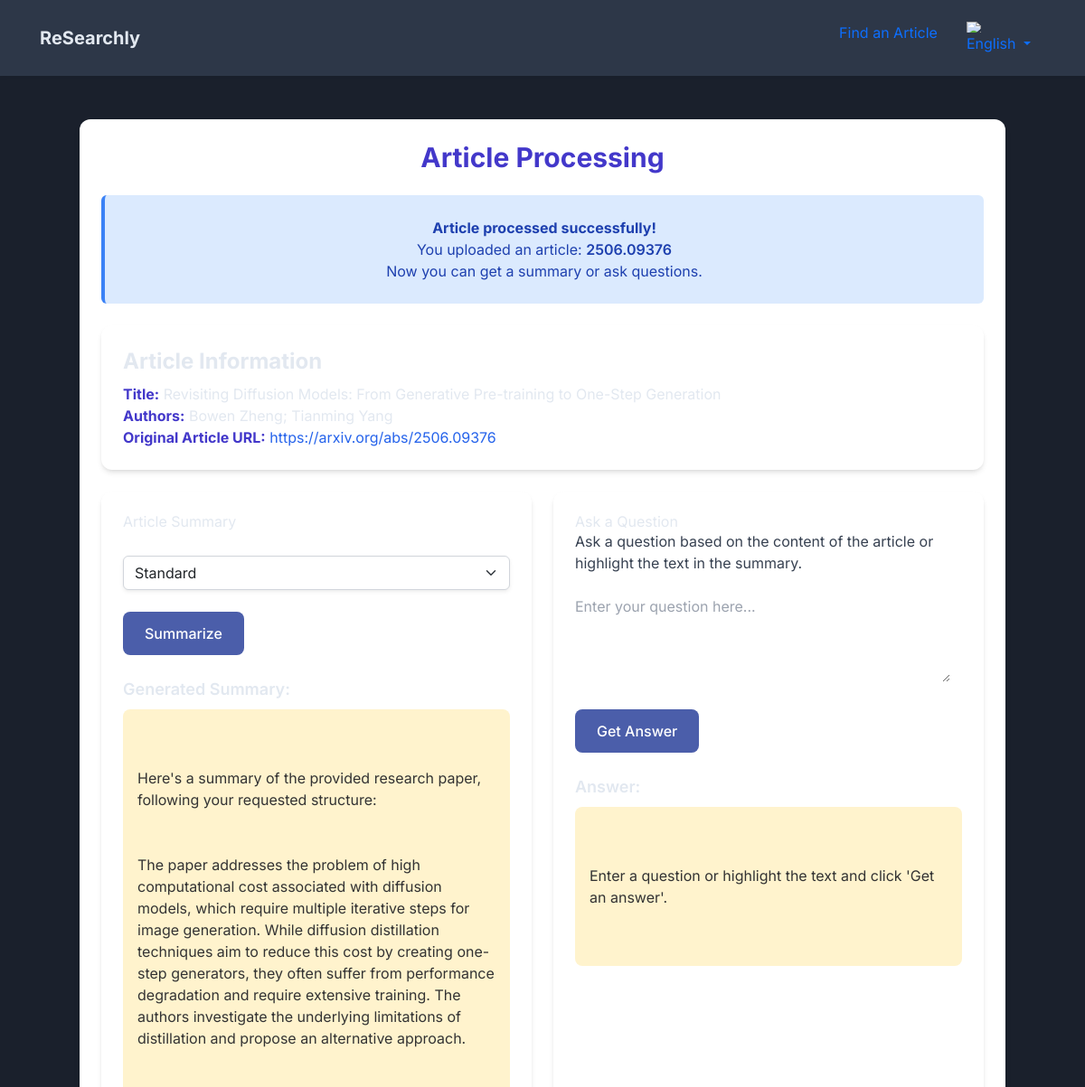
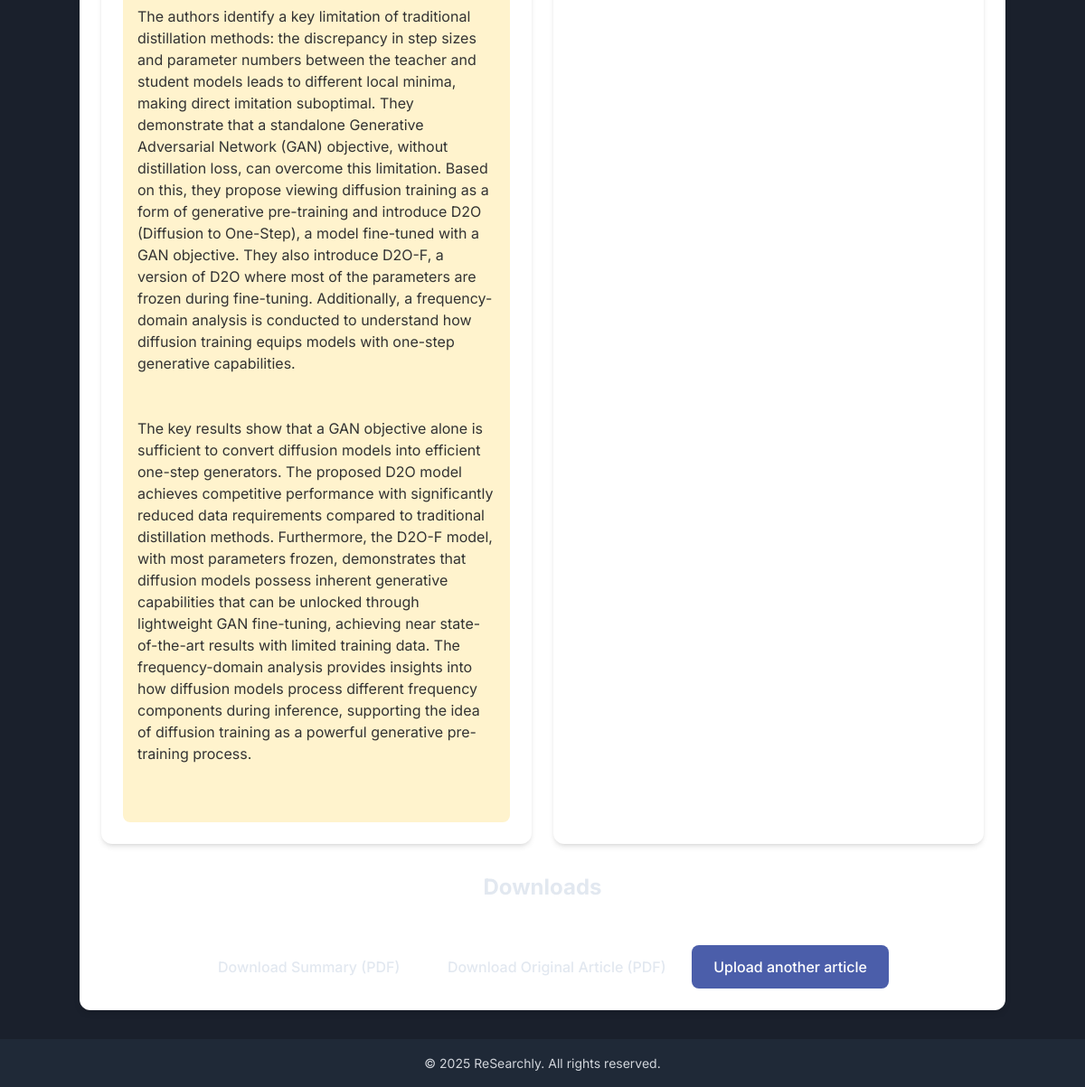
Page /papers/success/1/ on the committed database (2 pictures, top to bottom).
### papers/models.py (models this page shows, shortened)
class PaperSummary(models.Model):
    file_name = models.CharField(
        max_length=255,
        unique=True,
        help_text=_("Оригинальное имя файла загруженного PDF.")
    )
    text_content = models.TextField(
        help_text=_("Извлеченный текст из PDF.")
    )
    uploaded_at = models.DateTimeField(
        auto_now_add=True,
        help_text=_("Временная метка загрузки статьи.")
    )
    title = models.TextField(
        blank=True,
        null=True,
        help_text=_("Название, извлеченное из метаданных PDF.")
    )
    authors = models.TextField(
        blank=True,
        null=True,
        help_text=_("Авторы, извлеченные из метаданных PDF.")
    )
    url = models.URLField(
        blank=True,
        null=True,
        help_text=_("URL оригинальной статьи (например, ссылка на ArXiv).")
    )
    class Meta:
        verbose_name = _("Summary статьи")
        verbose_name_plural = _("Summaries статей")
        ordering = ['-uploaded_at']

class LocalizedPaperSummary(models.Model):
    paper_summary = models.ForeignKey(
        PaperSummary,
        on_delete=models.CASCADE,
        related_name='localized_summaries',
        help_text=_("Статья, к которой относится этот summary.")
    )
    language = models.CharField(
        max_length=10,
        help_text=_("Код языка summary (например, 'ru', 'en', 'uz').")
    )
    summary_text = models.TextField(
        help_text=_("Текст сгенерированного summary.")
    )
    summary_type = models.CharField(
        max_length=20,
        choices=[
            ('short', _('Короткий')),
            ('ordinary', _('Стандартный')),
            ('detailed', _('Подробный')),
        ],
        default='ordinary',
        help_text=_("Тип summary (короткий, стандартный или подробный).")
    )
    created_at = models.DateTimeField(
        auto_now_add=True,
        help_text=_("Временная метка создания summary.")
    )
    updated_at = models.DateTimeField(
        auto_now=True,
        help_text=_("Временная метка последнего обновления summary.")
    )
    class Meta:
        unique_together = ('paper_summary', 'language', 'summary_type')
        verbose_name = _("Локализованный summary статьи")
        verbose_name_plural = _("Локализованные summaries статей")
        ordering = ['-created_at']

### papers/views.py (the view, shortened to what this page needs)
# urls.py: path("success/<str:pk>/", views.upload_success, name="upload_success"),
def upload_success(request, pk):
    paper_summary_obj = get_object_or_404(PaperSummary, pk=pk)
    extracted_text = paper_summary_obj.text_content
    paper_filename = paper_summary_obj.file_name
    article_title = paper_summary_obj.title
    article_authors = paper_summary_obj.authors
    article_url = paper_summary_obj.url
    question_form = QuestionForm()
    answer_content = ""
    is_cached_paper = request.GET.get('cached_status', 'false') == 'true'
    summary_type = request.GET.get('summary_type', 'ordinary')
    current_active_language = get_language()
    summary_content = ""
    try:
        localized_summary = LocalizedPaperSummary.objects.get(
            paper_summary=paper_summary_obj,
            language=current_active_language,
            summary_type=summary_type
        )
        summary_content = localized_summary.summary_text
    except LocalizedPaperSummary.DoesNotExist:
        logger.info(f"PaperSummary {pk}: Кэшированный summary не найден для языка '{current_active_language}', тип '{summary_type}'.")
        summary_content = summarize_text_gemini(extracted_text, target_language=current_active_language, summary_type=summary_type)
        LocalizedPaperSummary.objects.create(
            paper_summary=paper_summary_obj,
            language=current_active_language,
            summary_text=summary_content,
            summary_type=summary_type
        )
        is_cached_paper = False
    return render(request, 'papers/upload_success.html', {
        'summary': summary_content,
        'extracted_text': extracted_text,
        'question_form': question_form,
        'answer': answer_content,
        'paper_filename': paper_filename,
        'current_language': current_active_language,
        'paper_pk': paper_summary_obj.pk,
        'is_cached_paper': is_cached_paper,
        'article_title': article_title,
        'article_authors': article_authors,
        'article_url': article_url,
        'summary_type': summary_type,
        'summary_types': [('short', _('Короткий')), ('ordinary', _('Стандартный')), ('detailed', _('Подробный'))],
        'related_papers': []
    })

### papers/forms.py
class QuestionForm(forms.Form):
    question = forms.CharField(
        label=_(""),
        widget=forms.Textarea(attrs={'rows': 4, 'placeholder': _('Введите ваш вопрос здесь...')}),
        max_length=500,
        required=True
    )

### papers/templates/papers/upload_success.html (shortened to what this page needs)
{% extends "base.html" %}
{% load static %}
{% load i18n %}
{% block content %}
<div class="container mt-5">
    <h1 class="text-3xl font-bold text-center mb-6 text-indigo-700">{% trans "Обработка статьи" %}</h1>
    <div class="mb-6 {% if is_cached_paper %}bg-green-100 border-green-500 text-green-800{% else %}bg-blue-100 border-blue-500 text-blue-800 text-center{% endif %} border-l-4 p-4 rounded-md">
        <p class="font-bold">
            {% if is_cached_paper %}
                {% trans "Статья загружена из кэша!" %}
            {% else %}
                {% trans "Статья обработана успешно!" %}
            {% endif %}
        </p>
        <p>{% trans "Вы загрузили статью:" %} <span class="font-semibold">{{ paper_filename }}</span></p>
        <p>{% trans "Теперь вы можете суммировать её или задать вопросы." %}</p>
    </div>
    <div class="bg-white rounded-xl shadow-md p-6 mb-6">
        <h2 class="text-2xl font-bold mb-2">{% trans "Информация о статье" %}</h2>
        {% if article_title %}
            <p><strong class="text-indigo-700">{% trans "Заголовок:" %}</strong> {{ article_title }}</p>
        {% else %}
            <p><strong class="text-indigo-700">{% trans "Заголовок:" %}</strong> {% trans "Недоступно" %}</p>
        {% endif %}
        {% if article_authors %}
            <p><strong class="text-indigo-700">{% trans "Авторы:" %}</strong> {{ article_authors }}</p>
        {% else %}
            <p><strong class="text-indigo-700">{% trans "Авторы:" %}</strong> {% trans "Недоступно" %}</p>
        {% endif %}
        {% if article_url %}
            <p><strong class="text-indigo-700">{% trans "Оригинальный URL статьи:" %}</strong> <a href="{{ article_url }}" target="_blank" class="text-blue-600 hover:underline">{{ article_url }}</a></p>
        {% else %}
            <p><strong class="text-indigo-700">{% trans "Оригинальный URL статьи:" %}</strong> {% trans "Недоступно" %}</p>
        {% endif %}
    </div>
    <div class="grid grid-cols-1 md:grid-cols-2 gap-6">
        <div class="p-6 bg-white rounded-xl shadow-md">
            <h2 class="section-title">{% trans "Суммаризация статьи" %}</h2>
            <br>
            <form method="post" action="{% url 'upload_success' pk=paper_pk %}" id="summarize-form">
                <div class="mb-4">
                    <select name="summary_type" id="summary_type" class="mt-1 block w-full border-gray-300 rounded-md shadow-sm focus:ring-indigo-500 focus:border-indigo-500 form-select">
                        {% for value, label in summary_types %}
                            <option value="{{ value }}" {% if summary_type == value %}selected{% endif %}>{{ label }}</option>
                        {% endfor %}
                    </select>
                </div>
                <button type="submit" class="button button-primary">
                    <span id="summarize-button-text">{% trans "Суммировать" %}</span>
                </button>
            </form>
            <div class="mt-6">
                <h3 class="font-semibold text-lg mb-2">{% trans "Полученное резюме:" %}</h3>
                <div id="summary-output" class="response-box whitespace-pre-line bg-yellow-50" style="user-select: text;">
                    {% if summary %}
                        {{ summary|linebreaks }}
                    {% else %}
                        <p class="text-gray-500">{% trans "Выберите тип summary и нажмите 'Суммировать', чтобы получить краткое изложение." %}</p>
                    {% endif %}
                </div>
            </div>
        </div>
        <div class="p-6 bg-white rounded-xl shadow-md">
            <h2 class="section-title">{% trans "Задать вопрос" %}</h2>
            <p class="mb-4 text-gray-700">{% trans "Задайте вопрос на основе содержимого статьи или выделите текст в резюме." %}</p>
            <form method="post" action="{% url 'upload_success' pk=paper_pk %}" id="question-form">
                {{ question_form.as_p }}
                <button type="submit" class="button button-primary mt-4">
                    <span id="answer-button-text">{% trans "Получить ответ" %}</span>
                </button>
            </form>
            <div class="mt-6">
                <h3 class="font-semibold text-lg mb-2">{% trans "Ответ:" %}</h3>
                <div id="answer-output" class="response-box whitespace-pre-line">
                    {% if answer %}
                        {{ answer|linebreaks }}
                    {% else %}
                        <p class="text-gray-500">{% trans "Введите вопрос или выделите текст и нажмите 'Получить ответ'." %}</p>
                    {% endif %}
                </div>
            </div>
        </div>
    </div>
    <div class="text-center mt-8 space-y-4">
        <h2 class="text-2xl font-bold mb-4">{% trans "Загрузки" %}</h2>
        <a href="{% url 'download_summary_pdf' pk=paper_pk %}?summary_type={{ summary_type }}" class="button button-secondary">
            {% trans "Скачать резюме (PDF)" %}
        </a>
        {% if paper_filename|slice:":8" != "crossref" %}
            <a href="{% url 'download_original_pdf' arxiv_id=paper_filename %}" target="_blank" class="button button-secondary">
                {% trans "Скачать оригинал статьи (PDF)" %}
            </a>
        {% else %}
            <a href="{{ article_url }}" target="_blank" class="button button-secondary">
                {% trans "Посетить страницу издателя" %}
            </a>
        {% endif %}
        <a href="{% url 'upload_paper' %}" class="button button-primary mt-4">{% trans "Загрузить другую статью" %}</a>
    </div>
</div>
{% endblock %}

### papers/templates/base.html (shortened to what this page needs)
{% load i18n static %}
<!DOCTYPE html>
<html lang="{{ LANGUAGE_CODE|default:'en' }}" dir="{% if LANGUAGE_CODE == 'uz' or LANGUAGE_CODE == 'ru' %}ltr{% else %}ltr{% endif %}">
<head>
    <link href="https://cdn.jsdelivr.net/npm/bootstrap@5.3.3/dist/css/bootstrap.min.css" rel="stylesheet">
    <script src="https://cdn.tailwindcss.com"></script>
    <link href="{% static 'papers/css/style.css' %}" rel="stylesheet">
</head>
<body>
    <nav class="navbar navbar-expand-lg">
        <div class="container-fluid">
            <a class="navbar-brand" href="{% url 'upload_paper' %}">{% trans "ReSearchly" %}</a>
            <ul class="nav ms-auto">
                <li class="nav-item">
                    <button class="nav-link btn btn-link" data-bs-toggle="modal" data-bs-target="#searchModal">{% trans "Find an Article" %}</button>
                </li>
                <li class="nav-item dropdown">
                    <a class="nav-link dropdown-toggle" href="#" id="languageDropdown" role="button" data-bs-toggle="dropdown" aria-expanded="false">
                        {% get_current_language as LANGUAGE_CODE %}
                        {% if LANGUAGE_CODE == 'en' %}
                            <img src="{% static 'flags/uk.svg' %}" alt="English" class="flag-img" width="16" height="12"> English
                        {% elif LANGUAGE_CODE == 'ru' %}
                            <img src="{% static 'flags/ru.svg' %}" alt="Русский" class="flag-img" width="16" height="12"> Русский
                        {% elif LANGUAGE_CODE == 'uz' %}
                            <img src="{% static 'flags/uz.svg' %}" alt="O'zbek" class="flag-img" width="16" height="12"> O'zbekcha
                        {% endif %}
                    </a>
                </li>
            </ul>
        </div>
    </nav>
    <main class="flex-grow-1">
        {% block content %}
        {% endblock %}
    </main>
    <footer class="footer">
        <p>© {% now "Y" %} {% trans "ReSearchly. All rights reserved." %}</p>
    </footer>
</body>
</html>

### static/papers/css/style.css (style rules this page uses)
body { font-family: 'Inter', sans-serif; background-color: #1A202C; color: #E2E8F0; min-height: 100vh; display: flex; flex-direction: column; }
.container { max-width: 90%; padding: 1.5rem; margin: 2rem auto; background-color: #ffffff; border-radius: 0.75rem; box-shadow: 0 4px 6px rgba(0, 0, 0, 0.1); }
.button { padding: 0.75rem 1.5rem; border-radius: 0.5rem; font-weight: 500; transition: background-color 0.2s ease-in-out, transform 0.6s ease-in-out; cursor: pointer; display: inline-flex; align-items: center; justify-content: center; }
.button-primary { background-color: #4B5EAA; color: white; }
.navbar { background-color: #2D3748; box-shadow: 0 2px 4px rgba(0, 0, 0, 0.1); box-shadow: 0 2px 4px rgba(0,0,0,0.05); padding: 1rem 2rem; }
.navbar-brand { font-weight: 700; color: #E2E8F0 !important; text-decoration: none; }
.footer { margin-top: auto; background-color: #1f2937; color: #d1d5db; text-align: center; padding: 1rem; font-size: 0.875rem; }
.flag-img { width: 16px !important; height: 12px !important; margin-right: 0.5rem; object-fit: contain; }
.response-box { color: #333333; background-color: #fff3cd; padding: 1rem; border-radius: 0.5rem; }
#summary-output p, #answer-output p { color: #333333; }
.text-gray-500 { color: #4b5563; }

### papers/templates/papers/upload_success.html (style rules this page uses)
.response-box { color: #333333; background-color: #fff3cd; padding: 1rem; border-radius: 0.5rem; }
#summary-output p, #answer-output p { color: #333333; }
.text-gray-500 { color: #4b5563; }

### rows in the picture
PaperSummary: file_name "2506.09376", title "Revisiting Diffusion Models: From Generative Pre-training to One-Step Generation", authors "Bowen Zheng; Tianming Yang", url "https://arxiv.org/abs/2506.09376"
LocalizedPaperSummary: summary_text "Here's a summary of the provided research paper, following your requested structure: The paper addresses the problem of high computational cost associated with diffusion models, which require multiple iterative steps for image generation. While diffusion distillation techniques aim to reduce this cost by creating one-step generators, they often suffer from performance degradation and require extensive training. The authors investigate the underlying limitations of distillation and propose an alternative approach. The authors identify a key limitation of traditional distillation methods: the discrepancy in step sizes and parameter numbers between the teacher and student models leads to…"

### other values in the picture
form field summary_type "Standard"
